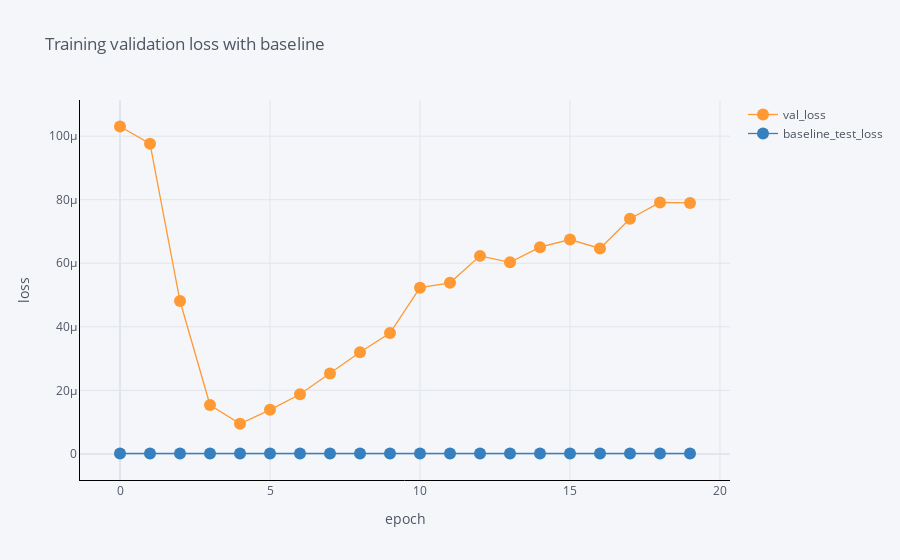

The notebook cell saved with this chart:
### Code cell
df[['epoch', 'val_loss', 'baseline_test_loss']].iplot(
    x='epoch',
    mode='lines+markers',
    xTitle='epoch',
    yTitle='loss', 
    title='Training validation loss with baseline',
    linecolor='black',
)

### Figure 1 — Plotly figure (JSON) as saved in the notebook; plotly's stock layout.template omitted (floating-point values rounded to 4 significant figures)
{"data": [{"line": {"color": "rgba(255, 153, 51, 1.0)", "dash": "solid", "shape": "linear", "width": 1.3}, "marker": {"size": 12, "symbol": "circle"}, "mode": "lines+markers", "name": "val_loss", "text": "", "type": "scatter", "x": [0, 1, 2, 3, 4, 5, 6, 7, 8, 9, 10, 11, 12, 13, 14, 15, 16, 17, 18, 19], "y": [0.000103, 9.763e-05, 4.811e-05, 1.537e-05, 9.476e-06, 1.385e-05, 1.875e-05, 2.526e-05, 3.198e-05, 3.803e-05, 5.23e-05, 5.385e-05, 6.232e-05, 6.03e-05, 6.507e-05, 6.747e-05, 6.465e-05, 7.403e-05, 7.911e-05, 7.9e-05]}, {"line": {"color": "rgba(55, 128, 191, 1.0)", "dash": "solid", "shape": "linear", "width": 1.3}, "marker": {"size": 12, "symbol": "circle"}, "mode": "lines+markers", "name": "baseline_test_loss", "text": "", "type": "scatter", "x": [0, 1, 2, 3, 4, 5, 6, 7, 8, 9, 10, 11, 12, 13, 14, 15, 16, 17, 18, 19], "y": [1.182e-07, 1.182e-07, 1.182e-07, 1.182e-07, 1.182e-07, 1.182e-07, 1.182e-07, 1.182e-07, 1.182e-07, 1.182e-07, 1.182e-07, 1.182e-07, 1.182e-07, 1.182e-07, 1.182e-07, 1.182e-07, 1.182e-07, 1.182e-07, 1.182e-07, 1.182e-07]}], "layout": {"legend": {"bgcolor": "#F5F6F9", "font": {"color": "#4D5663"}}, "paper_bgcolor": "#F5F6F9", "plot_bgcolor": "#F5F6F9", "title": {"font": {"color": "#4D5663"}, "text": "Training validation loss with baseline"}, "xaxis": {"gridcolor": "#E1E5ED", "linecolor": "black", "showgrid": true, "tickfont": {"color": "#4D5663"}, "title": {"font": {"color": "#4D5663"}, "text": "epoch"}, "zerolinecolor": "#E1E5ED"}, "yaxis": {"gridcolor": "#E1E5ED", "linecolor": "black", "showgrid": true, "tickfont": {"color": "#4D5663"}, "title": {"font": {"color": "#4D5663"}, "text": "loss"}, "zerolinecolor": "#E1E5ED"}}}
